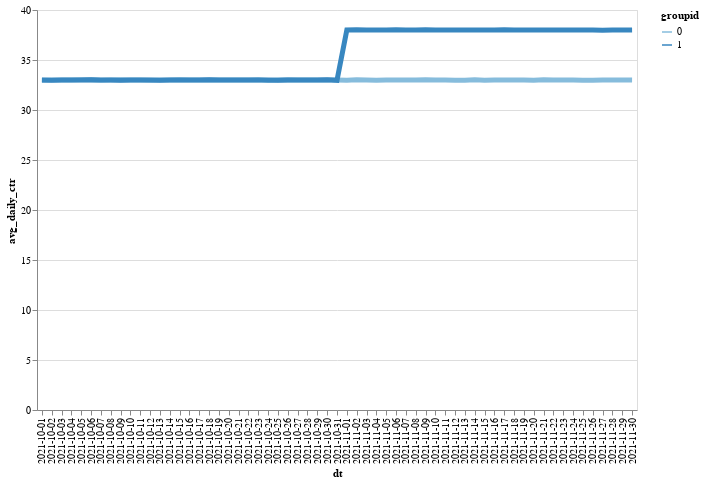

Notebook cell for this chart:
### Code cell
alt.Chart(data_ctr_avg).mark_line(size=5).encode(
    alt.X('dt'),
    alt.Y('avg_daily_ctr'),
    color='groupid:O',
    tooltip=['avg_daily_ctr']
).properties(
    width=600,
    height=400
)

### Figure 1 — Vega-Lite specification as saved in the notebook (floating-point values rounded to 4 significant figures)
{"config": {"view": {"continuousWidth": 300, "continuousHeight": 300}}, "data": {"name": "data-87fa28a8f513c3e7ee043423ca868c02"}, "mark": {"type": "line", "size": 5}, "encoding": {"color": {"field": "groupid", "type": "ordinal"}, "tooltip": [{"field": "avg_daily_ctr", "type": "quantitative"}], "x": {"field": "dt", "type": "nominal"}, "y": {"field": "avg_daily_ctr", "type": "quantitative"}}, "height": 400, "width": 600, "$schema": "https://vega.github.io/schema/vega-lite/v5.20.1.json", "datasets": {"data-87fa28a8f513c3e7ee043423ca868c02": [{"groupid": 0, "dt": "2021-10-01", "avg_daily_ctr": 32.98}, {"groupid": 0, "dt": "2021-10-02", "avg_daily_ctr": 33.0}, {"groupid": 0, "dt": "2021-10-03", "avg_daily_ctr": 33.0}, {"groupid": 0, "dt": "2021-10-04", "avg_daily_ctr": 32.99}, {"groupid": 0, "dt": "2021-10-05", "avg_daily_ctr": 33.01}, {"groupid": 0, "dt": "2021-10-06", "avg_daily_ctr": 33.02}, {"groupid": 0, "dt": "2021-10-07", "avg_daily_ctr": 32.98}, {"groupid": 0, "dt": "2021-10-08", "avg_daily_ctr": 33.0}, {"groupid": 0, "dt": "2021-10-09", "avg_daily_ctr": 33.02}, {"groupid": 0, "dt": "2021-10-10", "avg_daily_ctr": 33.0}, {"groupid": 0, "dt": "2021-10-11", "avg_daily_ctr": 32.99}, {"groupid": 0, "dt": "2021-10-12", "avg_daily_ctr": 32.98}, {"groupid": 0, "dt": "2021-10-13", "avg_daily_ctr": 33.0}, {"groupid": 0, "dt": "2021-10-14", "avg_daily_ctr": 32.99}, {"groupid": 0, "dt": "2021-10-15", "avg_daily_ctr": 33.01}, {"groupid": 0, "dt": "2021-10-16", "avg_daily_ctr": 32.99}, {"groupid": 0, "dt": "2021-10-17", "avg_daily_ctr": 32.99}, {"groupid": 0, "dt": "2021-10-18", "avg_daily_ctr": 33.0}, {"groupid": 0, "dt": "2021-10-19", "avg_daily_ctr": 33.01}, {"groupid": 0, "dt": "2021-10-20", "avg_daily_ctr": 33.0}, {"groupid": 0, "dt": "2021-10-21", "avg_daily_ctr": 32.99}, {"groupid": 0, "dt": "2021-10-22", "avg_daily_ctr": 33.01}, {"groupid": 0, "dt": "2021-10-23", "avg_daily_ctr": 33.02}, {"groupid": 0, "dt": "2021-10-24", "avg_daily_ctr": 32.96}, {"groupid": 0, "dt": "2021-10-25", "avg_daily_ctr": 33.0}, {"groupid": 0, "dt": "2021-10-26", "avg_daily_ctr": 33.03}, {"groupid": 0, "dt": "2021-10-27", "avg_daily_ctr": 33.01}, {"groupid": 0, "dt": "2021-10-28", "avg_daily_ctr": 33.01}, {"groupid": 0, "dt": "2021-10-29", "avg_daily_ctr": 33.0}, {"groupid": 0, "dt": "2021-10-30", "avg_daily_ctr": 33.0}, {"groupid": 0, "dt": "2021-10-31", "avg_daily_ctr": 33.0}, {"groupid": 0, "dt": "2021-11-01", "avg_daily_ctr": 32.98}, {"groupid": 0, "dt": "2021-11-02", "avg_daily_ctr": 33.01}, {"groupid": 0, "dt": "2021-11-03", "avg_daily_ctr": 33.01}, {"groupid": 0, "dt": "2021-11-04", "avg_daily_ctr": 32.99}, {"groupid": 0, "dt": "2021-11-05", "avg_daily_ctr": 33.0}, {"groupid": 0, "dt": "2021-11-06", "avg_daily_ctr": 33.0}, {"groupid": 0, "dt": "2021-11-07", "avg_daily_ctr": 33.01}, {"groupid": 0, "dt": "2021-11-08", "avg_daily_ctr": 32.99}, {"groupid": 0, "dt": "2021-11-09", "avg_daily_ctr": 33.02}, {"groupid": 0, "dt": "2021-11-10", "avg_daily_ctr": 32.99}, {"groupid": 0, "dt": "2021-11-11", "avg_daily_ctr": 33.01}, {"groupid": 0, "dt": "2021-11-12", "avg_daily_ctr": 32.99}, {"groupid": 0, "dt": "2021-11-13", "avg_daily_ctr": 32.98}, {"groupid": 0, "dt": "2021-11-14", "avg_daily_ctr": 33.02}, {"groupid": 0, "dt": "2021-11-15", "avg_daily_ctr": 32.98}, {"groupid": 0, "dt": "2021-11-16", "avg_daily_ctr": 32.99}, {"groupid": 0, "dt": "2021-11-17", "avg_daily_ctr": 32.99}, {"groupid": 0, "dt": "2021-11-18", "avg_daily_ctr": 33.0}, {"groupid": 0, "dt": "2021-11-19", "avg_daily_ctr": 33.0}, {"groupid": 0, "dt": "2021-11-20", "avg_daily_ctr": 32.98}, {"groupid": 0, "dt": "2021-11-21", "avg_daily_ctr": 33.01}, {"groupid": 0, "dt": "2021-11-22", "avg_daily_ctr": 33.01}, {"groupid": 0, "dt": "2021-11-23", "avg_daily_ctr": 32.99}, {"groupid": 0, "dt": "2021-11-24", "avg_daily_ctr": 33.0}, {"groupid": 0, "dt": "2021-11-25", "avg_daily_ctr": 32.97}, {"groupid": 0, "dt": "2021-11-26", "avg_daily_ctr": 32.98}, {"groupid": 0, "dt": "2021-11-27", "avg_daily_ctr": 33.0}, {"groupid": 0, "dt": "2021-11-28", "avg_daily_ctr": 32.99}, {"groupid": 0, "dt": "2021-11-29", "avg_daily_ctr": 33.0}, {"groupid": 0, "dt": "2021-11-30", "avg_daily_ctr": 32.99}, {"groupid": 1, "dt": "2021-10-01", "avg_daily_ctr": 33.01}, {"groupid": 1, "dt": "2021-10-02", "avg_daily_ctr": 32.98}, {"groupid": 1, "dt": "2021-10-03", "avg_daily_ctr": 32.99}, {"groupid": 1, "dt": "2021-10-04", "avg_daily_ctr": 33.0}, {"groupid": 1, "dt": "2021-10-05", "avg_daily_ctr": 32.99}, {"groupid": 1, "dt": "2021-10-06", "avg_daily_ctr": 33.02}, {"groupid": 1, "dt": "2021-10-07", "avg_daily_ctr": 33.0}, {"groupid": 1, "dt": "2021-10-08", "avg_daily_ctr": 32.99}, {"groupid": 1, "dt": "2021-10-09", "avg_daily_ctr": 32.99}, {"groupid": 1, "dt": "2021-10-10", "avg_daily_ctr": 33.01}, {"groupid": 1, "dt": "2021-10-11", "avg_daily_ctr": 32.99}, {"groupid": 1, "dt": "2021-10-12", "avg_daily_ctr": 33.01}, {"groupid": 1, "dt": "2021-10-13", "avg_daily_ctr": 32.96}, {"groupid": 1, "dt": "2021-10-14", "avg_daily_ctr": 33.01}, {"groupid": 1, "dt": "2021-10-15", "avg_daily_ctr": 33.0}, {"groupid": 1, "dt": "2021-10-16", "avg_daily_ctr": 32.99}, {"groupid": 1, "dt": "2021-10-17", "avg_daily_ctr": 33.01}, {"groupid": 1, "dt": "2021-10-18", "avg_daily_ctr": 33.01}, {"groupid": 1, "dt": "2021-10-19", "avg_daily_ctr": 32.99}, {"groupid": 1, "dt": "2021-10-20", "avg_daily_ctr": 33.01}, {"groupid": 1, "dt": "2021-10-21", "avg_daily_ctr": 33.0}, {"groupid": 1, "dt": "2021-10-22", "avg_daily_ctr": 33.01}, {"groupid": 1, "dt": "2021-10-23", "avg_daily_ctr": 33.0}, {"groupid": 1, "dt": "2021-10-24", "avg_daily_ctr": 33.01}, {"groupid": 1, "dt": "2021-10-25", "avg_daily_ctr": 32.98}, {"groupid": 1, "dt": "2021-10-26", "avg_daily_ctr": 33.0}, {"groupid": 1, "dt": "2021-10-27", "avg_daily_ctr": 33.01}, {"groupid": 1, "dt": "2021-10-28", "avg_daily_ctr": 33.01}, {"groupid": 1, "dt": "2021-10-29", "avg_daily_ctr": 33.01}, {"groupid": 1, "dt": "2021-10-30", "avg_daily_ctr": 33.03}, {"groupid": 1, "dt": "2021-10-31", "avg_daily_ctr": 32.97}, {"groupid": 1, "dt": "2021-11-01", "avg_daily_ctr": 37.99}, {"groupid": 1, "dt": "2021-11-02", "avg_daily_ctr": 38.01}, {"groupid": 1, "dt": "2021-11-03", "avg_daily_ctr": 38.0}, {"groupid": 1, "dt": "2021-11-04", "avg_daily_ctr": 37.99}, {"groupid": 1, "dt": "2021-11-05", "avg_daily_ctr": 38.0}, {"groupid": 1, "dt": "2021-11-06", "avg_daily_ctr": 38.01}, {"groupid": 1, "dt": "2021-11-07", "avg_daily_ctr": 38.0}, {"groupid": 1, "dt": "2021-11-08", "avg_daily_ctr": 37.99}, {"groupid": 1, "dt": "2021-11-09", "avg_daily_ctr": 38.01}, {"groupid": 1, "dt": "2021-11-10", "avg_daily_ctr": 37.99}, {"groupid": 1, "dt": "2021-11-11", "avg_daily_ctr": 37.99}, {"groupid": 1, "dt": "2021-11-12", "avg_daily_ctr": 38.0}, {"groupid": 1, "dt": "2021-11-13", "avg_daily_ctr": 38.0}, {"groupid": 1, "dt": "2021-11-14", "avg_daily_ctr": 38.0}, {"groupid": 1, "dt": "2021-11-15", "avg_daily_ctr": 37.99}, {"groupid": 1, "dt": "2021-11-16", "avg_daily_ctr": 38.0}, {"groupid": 1, "dt": "2021-11-17", "avg_daily_ctr": 38.02}, {"groupid": 1, "dt": "2021-11-18", "avg_daily_ctr": 38.0}, {"groupid": 1, "dt": "2021-11-19", "avg_daily_ctr": 37.99}, {"groupid": 1, "dt": "2021-11-20", "avg_daily_ctr": 37.99}, {"groupid": 1, "dt": "2021-11-21", "avg_daily_ctr": 37.99}, {"groupid": 1, "dt": "2021-11-22", "avg_daily_ctr": 37.99}, {"groupid": 1, "dt": "2021-11-23", "avg_daily_ctr": 38.0}, {"groupid": 1, "dt": "2021-11-24", "avg_daily_ctr": 37.99}, {"groupid": 1, "dt": "2021-11-25", "avg_daily_ctr": 37.99}, {"groupid": 1, "dt": "2021-11-26", "avg_daily_ctr": 38.0}, {"groupid": 1, "dt": "2021-11-27", "avg_daily_ctr": 37.98}, {"groupid": 1, "dt": "2021-11-28", "avg_daily_ctr": 37.99}, {"groupid": 1, "dt": "2021-11-29", "avg_daily_ctr": 37.99}, {"groupid": 1, "dt": "2021-11-30", "avg_daily_ctr": 38.0}]}}
